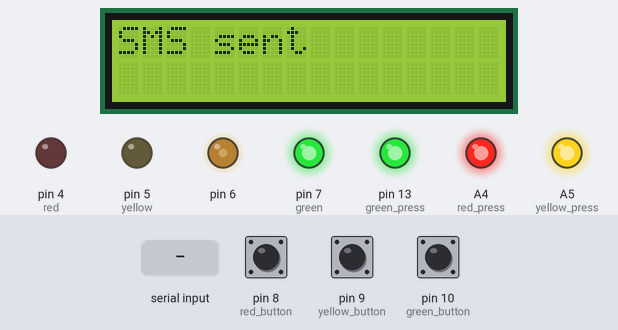
Bench run of a sketch on a simulated Arduino Uno, built with avr-gcc and run on an emulated ATmega328P. Parts: 16×2 character LCD, output pins drawn as LEDs (lit = HIGH). Inputs (shaded band) come from the test bench; at power-on: pin 8 (red_button) HIGH, pin 10 (green_button) HIGH, pin 9 (yellow_button) HIGH. The modem accepts every AT command (registered, SIM ready, sends succeed) and sends nothing else; what the sketch prints to the serial monitor is not drawn.

Above: at 3.7 s.
3.8 s: pin 8 (red_button) pulled LOW for 3.2 s
At 7.7 s:
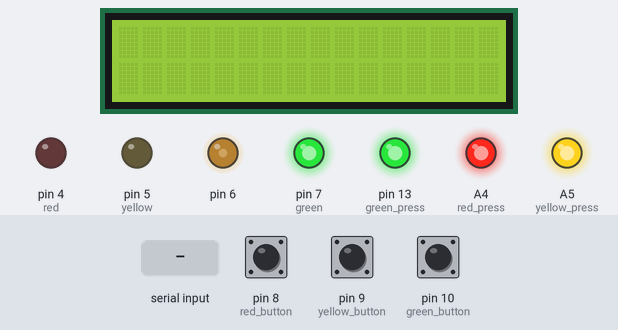
8.5 s: "1" received over the second serial link
11.5 s: pin 10 (green_button) pulled LOW for 1 s
At 12.8 s:
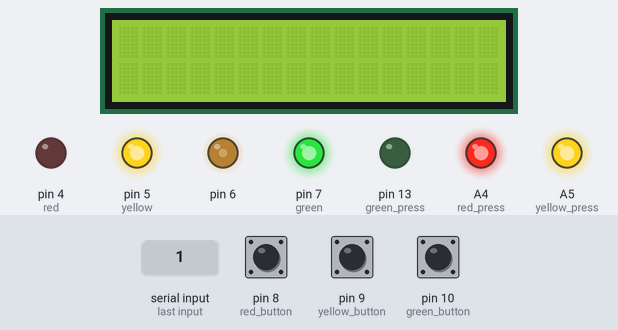
15.6 s: pin 9 (yellow_button) pulled LOW for 3.2 s
At 17.9 s:
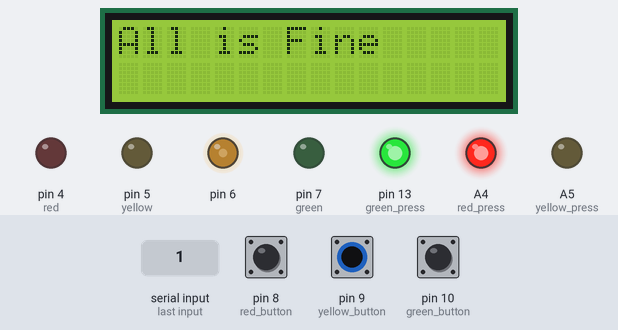
20.6 s: pin 9 (yellow_button) driven LOW and pin 10 (green_button) driven LOW
23.7 s: pin 8 (red_button) pulled LOW for 1 s
At 31.2 s:
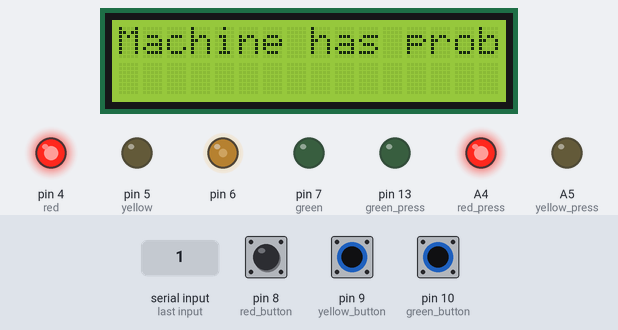
Timing chart, 0 to 32.1 s (numbered marks = the images above; inputs shaded):
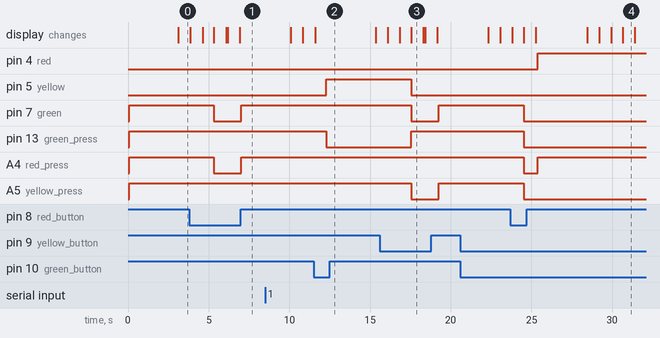

Measured:
- after the input at 3.8 s, pin 7 (green), A4 (red_press): HIGH → LOW after 1.5 s, → HIGH 1.7 s later; the display: first differs from a run without the input after 1.5 s (image 1 shows a later state)
- after the input at 11.5 s, pin 5 (yellow): LOW → HIGH after 0.79 s; pin 13 (green_press): HIGH → LOW after 0.79 s
- after the input at 15.6 s, pin 5 (yellow): HIGH → LOW after 2.0 s; pin 7 (green), A5 (yellow_press): HIGH → LOW after 2.0 s, → HIGH 1.7 s later; the display: first differs from a run without the input after 2.0 s (image 3)
- after the input at 23.7 s, pin 4 (red): LOW → HIGH after 1.7 s instead of 0.83 s; pin 7 (green): HIGH → LOW after 0.83 s; A4 (red_press): HIGH → LOW after 0.83 s, → HIGH 0.85 s later; the display: first differs from a run without the input after 0.83 s (image 4 shows a later state)
- what the display in image 3 shows lasts 0.7 s, from 17.6 s to 18.3 s

The sketch:

Machine_Error_Report.ino
```cpp
#include <SoftwareSerial.h>
#include <LiquidCrystal.h>

SoftwareSerial mySerial(2,3);

// buttons..........
int red_button = 8;
int yellow_button = 9;
int green_button = 10;

// Press LED

int red_press = A4;
int yellow_press = A5;
int green_press = 13;

// 16*2 LCD...........
int Contrast=95;
LiquidCrystal lcd(12, 11, A0, A1, A2, A3);

// Message to send for different buttons

char red_str[] = "Machine has problem";
char yellow_str[] = "Repairing";
char green_str[] = "Repaired";
char fine[] = "All is Fine";


// Blink LED
int red = 4;
int yellow = 5;
int green = 7;

int sms_count1 = 0, sms_count2 = 0, sms_count3 = 0;


void setup() {
  //LED BLINK

  pinMode(red_press, OUTPUT);
  pinMode(yellow_press, OUTPUT);
  pinMode(green_press, OUTPUT);

  // LCD
  analogWrite(6,Contrast);
  lcd.begin(16, 2);

  // setup butttons
  pinMode(red_button, INPUT_PULLUP);
  pinMode(yellow_button, INPUT_PULLUP);
  pinMode(green_button, INPUT_PULLUP);

  // LED PINMODE
  pinMode(red, OUTPUT);
  pinMode(yellow, OUTPUT);
  pinMode(green, OUTPUT);

  // Serial Monitor Begin
  Serial.begin(9600);
}

void sendMessage(char *message)
{

    //Begin serial communication with Arduino and SIM900
    mySerial.begin(9600);

    Serial.println("Initializing...");
    delay(1000);

    mySerial.println("AT"); //Handshaking with SIM900
    updateSerial();

    mySerial.println("AT+CMGF=1"); // Configuring TEXT mode
    updateSerial();
    mySerial.println("AT+CMGS=\"+91***********\"");//change ZZ with country code and xxxxxxxxxxx with phone number to sms
    updateSerial();
    mySerial.print(message); //text content
    updateSerial();
    mySerial.write(26);
    printMe("SMS sent");


}
void updateSerial()
{
  delay(500);
  while (Serial.available())
  {
    mySerial.write(Serial.read());//Forward what Serial received to Software Serial Port
  }
  while(mySerial.available())
  {
    Serial.write(mySerial.read());//Forward what Software Serial received to Serial Port
  }
}

void printMe(char *message)
{
  lcd.setCursor(0,0);
     lcd.print(message);
     delay(750);
     lcd.scrollDisplayLeft();//shifting data on LCD
     lcd.clear();
}

void red_blink()
{
    if(digitalRead(red_button)==HIGH)
    {
        digitalWrite(red_press, HIGH);
    }
    else
    {
        digitalWrite(red_press, LOW);
    }
}

void yellow_blink()
{
    if(digitalRead(yellow_button)==HIGH)
    {
        digitalWrite(yellow_press, HIGH);
    }
    else
    {
        digitalWrite(yellow_press, LOW);
    }
}
void green_blink()
{
    if(digitalRead(green_button)==HIGH)
    {
        digitalWrite(green_press, HIGH);
    }
    else
    {
        digitalWrite(green_press, LOW);
    }

}

void loop() {
  // put your main code here, to run repeatedly:
  red_blink();
  yellow_blink();
  green_blink();

  if (digitalRead (red_button) == HIGH && digitalRead(yellow_button)==LOW && digitalRead(green_button) == LOW)
  {
      //digitalWrite(red_press, HIGH);
      digitalWrite(red, HIGH);
      Serial.println("Red Button pressed..");
      if (sms_count1<1 && digitalRead(red_button)== HIGH){
      sendMessage(red_str);
      sms_count1++;
        }
      printMe(red_str);
      delay(700);
  }
  else if (digitalRead (yellow_button) == HIGH && digitalRead(red_button) == HIGH && digitalRead(green_button)==LOW)
  {

      //digitalWrite(yellow_press, HIGH);
      digitalWrite(yellow, HIGH);
      Serial.println("Yellow Button pressed..");
        if(sms_count2<1 && digitalRead(yellow_button)== HIGH)
  {
      sendMessage(yellow_str);
      sms_count2++;
  }

      printMe(yellow_str);
      delay(700);
  }
  else if (digitalRead (green_button) == HIGH && digitalRead(red_button) == HIGH && digitalRead(yellow_button) == HIGH)
  {
      //digitalWrite(green_press, HIGH);
      digitalWrite(green, HIGH);
      Serial.println("Green Button pressed..");
       if(sms_count3<1 && digitalRead(green_button)== HIGH)
  {
      sendMessage(green_str);
       sms_count3++;
  }
      printMe(green_str);
      delay(700);
  }
  else
  {
      digitalWrite(red, LOW);
      digitalWrite(yellow, LOW);
      digitalWrite(green, LOW);
       sms_count3=0;
      sms_count2=0;
      sms_count1=0;
      //Serial.println("No Input....");
      printMe(fine);
      delay(100);
      //lcd.clear();
  }
}
```
